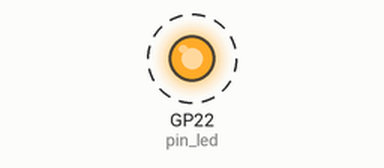
The program below on a simulated Raspberry Pi Pico running CircuitPython. On the bench: output pins drawn as LEDs (lit = HIGH). Dashed ring = blinking.

Above: at 0.2 s.
Timing chart, 0 to 3.0 s (numbered marks = the images above):
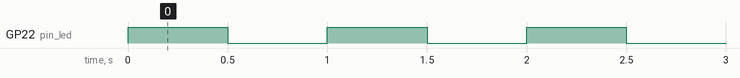

Measured:
- by itself, GP22 (pin_led): alternates HIGH for 0.50 s and LOW for 0.50 s

The program:

blink_led.py
```python
#!/usr/bin/env -S uv run
"""blink_led.py

Blink external RED LED on and off
"""

# Uses (1) 330 Ohm Resistor
# Uses (1) RED LED (660 nm Wavelength, 1.85V, 20mA)

import os

os.environ.setdefault("BLINKA_U2IF", "1")

import time

import board
import digitalio

# Initialize GPIO pin for OUTPUT
pin_led = digitalio.DigitalInOut(board.GP22)
pin_led.direction = digitalio.Direction.OUTPUT

while True:
    pin_led.value = True
    time.sleep(0.5)
    pin_led.value = False
    time.sleep(0.5)
```
